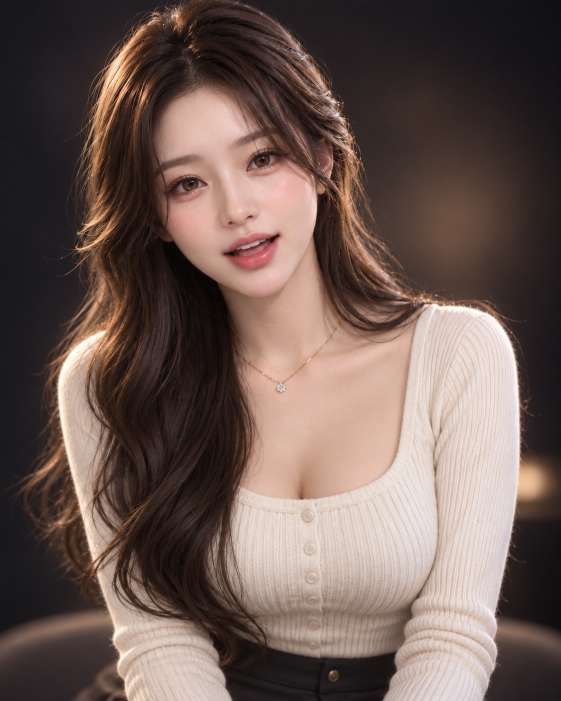
#> input picture tools/reference/haneul_reference.png, 1122 x 1402 px, found by its file name (shown at 1/2 size)
$ python build_haneul_glb.py
#> lines starting #> are read from the running program, lines starting #| are printed output that depends on the picture
from __future__ import annotations
import io, json, math, struct
from pathlib import Path
import numpy as np
from PIL import Image, ImageFilter, ImageOps, ImageEnhance

ROOT = Path('/mnt/data/NEULI_v0.4_REAL_AVATAR')
REF = ROOT / 'tools/reference/haneul_reference.png'
OUT = ROOT / 'public/assets/haneul.glb'
SKIN_PREVIEW = ROOT / 'tools/output/haneul_skin_preview.png'

# ---------- texture ----------
def build_skin_texture() -> bytes:
    ref = Image.open(REF).convert('RGB')
#> ref is the input picture: PIL image 1122x1402 RGB; mean R, G, B 108.5, 89.7, 83.3
    w,h = ref.size
    # crop the generated Haneul face, then partially symmetrize for an equirectangular head texture
    crop = ref.crop((int(w*.24), int(h*.09), int(w*.72), int(h*.49)))
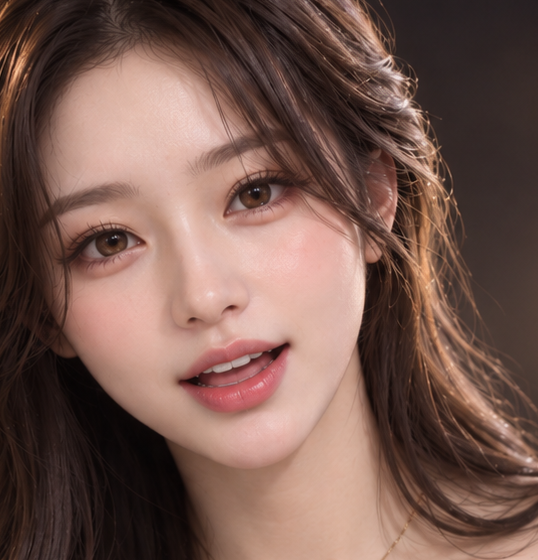
#> crop: PIL image 538x560 RGB; mean R, G, B 118.1, 88.8, 79.7
    crop = ImageOps.fit(crop, (760,760), method=Image.Resampling.LANCZOS, centering=(.5,.48))
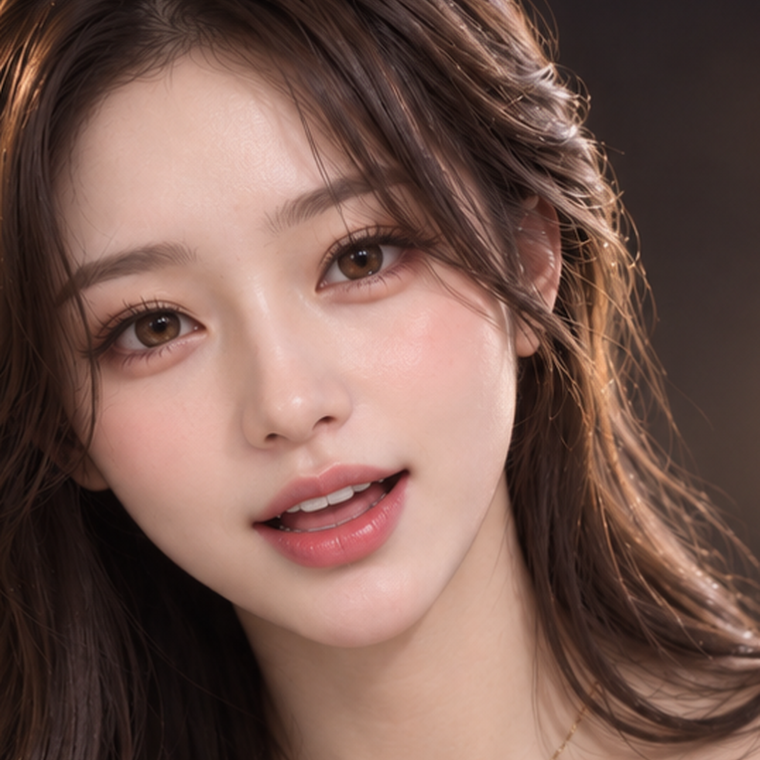
#> crop: PIL image 760x760 RGB; mean R, G, B 119.2, 89.5, 80.4
    # Keep the original generated face; mirroring a tilted single view creates ghost features.
    crop = crop.rotate(-6.0, resample=Image.Resampling.BICUBIC, expand=False, fillcolor=(232,198,188))
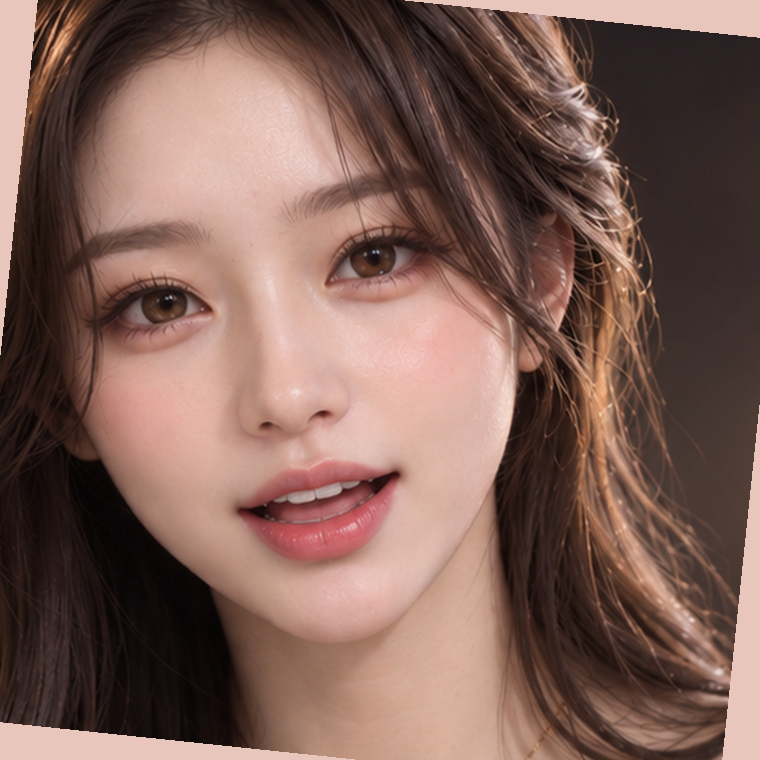
#> crop: PIL image 760x760 RGB; mean R, G, B 126.2, 95.9, 86.6
    crop = ImageEnhance.Color(crop).enhance(.92)
    crop = ImageEnhance.Contrast(crop).enhance(.96)

    tex = Image.new('RGB', (2048,1024), (232,198,188))
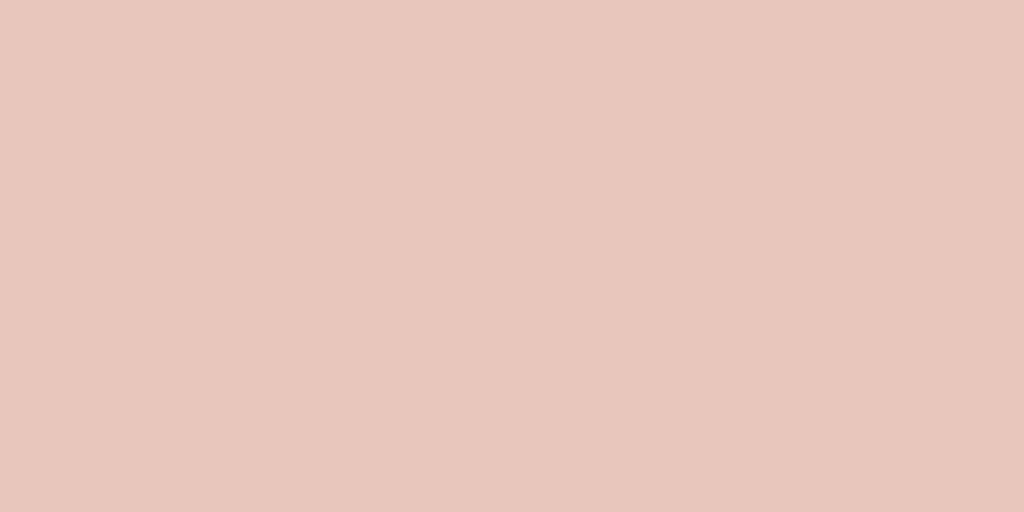
#> tex: PIL image 2048x1024 RGB (shown at 1/2 size); mean R, G, B 232, 198, 188
    # subtle vertical skin gradient
    arr=np.array(tex).astype(np.float32)
    yy=np.linspace(0,1,1024)[:,None,None]
    grad=np.array([[[12,9,8]]],dtype=np.float32)*(0.5-np.abs(yy-.5))*0.30
    arr=np.clip(arr+grad,0,255).astype(np.uint8)
#> (the rest of the program and of its run is left out)
